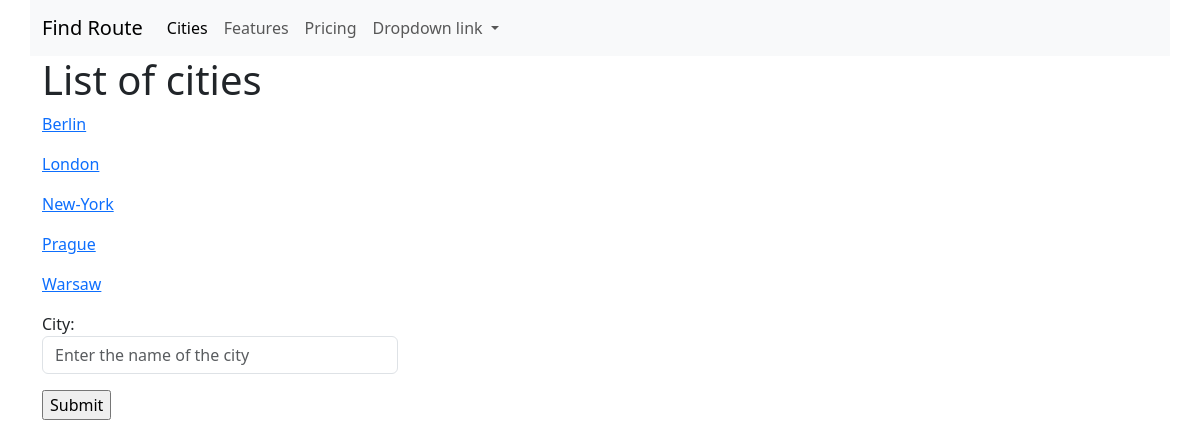
Before: /cities/ with the older database file.
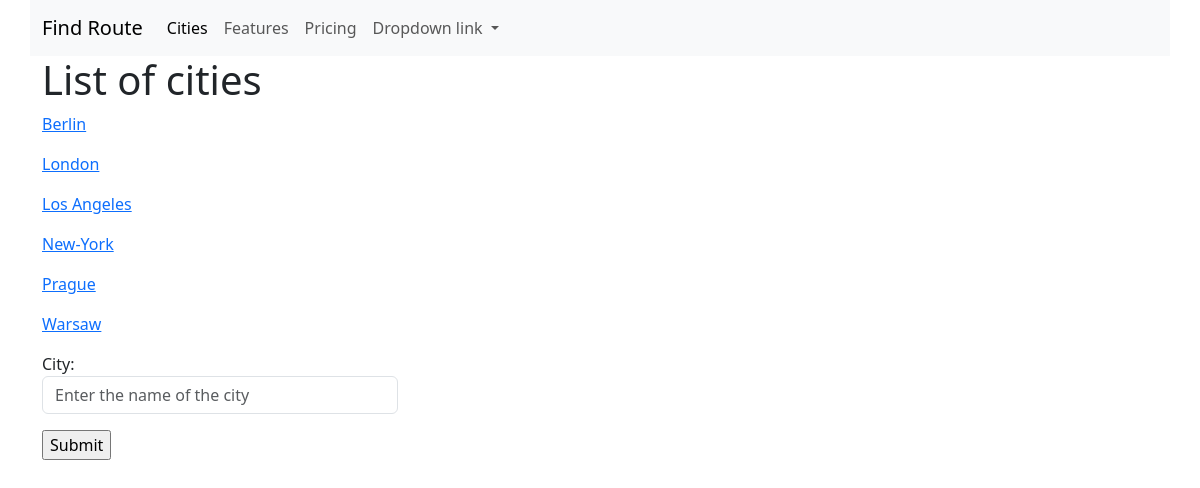
After: the same page with the newer database file.
### cities/models.py (models this page shows, shortened)
class City(models.Model):
    name = models.CharField(max_length=100, unique=True)
    class Meta:
        verbose_name = 'City'
        verbose_name_plural = 'Cities'
        ordering = ['name']

### cities/views.py (the view)
# urls.py: path('', home, name='home'),
def home(request, pk=None):
    if request.method == 'POST':
        form = CityForm(request.POST)
        if form.is_valid():
            print(form.cleaned_data)
            form.save()
    form = CityForm()
    qs = City.objects.all()
    context = {'objects_list': qs, 'form': form}
    return render(request, 'cities/home.html', context)

### cities/forms.py
class CityForm(forms.ModelForm):
    name = forms.CharField(label='City', widget=forms.TextInput(attrs={
        'class': 'form-control',
        'placeholder': 'Enter the name of the city'
    }))
    class Meta:
        model = City
        fields = ('name', )

### cities/templates/cities/home.html (shortened to what this page needs)
{% extends 'base.html' %}
{% block content %}
<h1>List of cities</h1>
<div class="row">
  <div class="col-md">
      {% for object in objects_list %}
          <p>
              <a href="{% url 'cities:detail' pk=object.pk %}">{{object.name}}</a>
          </p>
      {% endfor %}
  </div>
</div>
<div class="row">
<div class="col-md-4">
    <form action="" method="post"> {% csrf_token %}
    {{ form.as_p }}
    <input type="submit" value="Submit">
    </form>
</div>
</div>
{% endblock %}

Changed rows visible on the page:
added City: name "Los Angeles"
